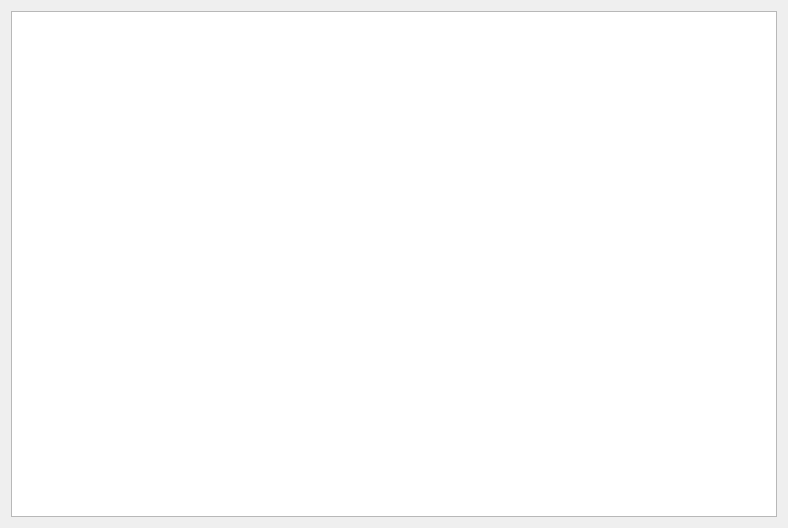
<?xml version="1.0" encoding="UTF-8"?>
<ui version="4.0">
 <class>contributorsDialog</class>
 <widget class="QDialog" name="contributorsDialog">
  <property name="geometry">
   <rect>
    <x>0</x>
    <y>0</y>
    <width>788</width>
    <height>528</height>
   </rect>
  </property>
  <property name="windowTitle">
   <string>Dialog</string>
  </property>
  <property name="windowIcon">
   <iconset resource="companion9x.qrc">
    <normaloff>:/icon.png</normaloff>:/icon.png</iconset>
  </property>
  <layout class="QGridLayout" name="gridLayout">
   <item row="0" column="0">
    <widget class="QTextEdit" name="textEditor"/>
   </item>
  </layout>
 </widget>
 <resources>
  <include location="companion9x.qrc"/>
 </resources>
 <connections/>
</ui>
